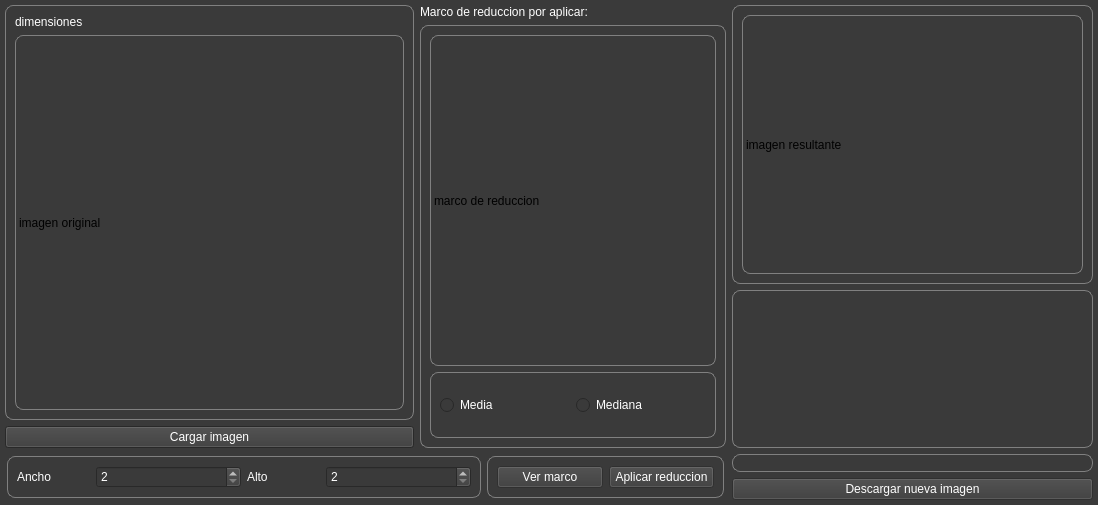
<?xml version="1.0" encoding="UTF-8"?>
<ui version="4.0">
 <class>MainWindow</class>
 <widget class="QMainWindow" name="MainWindow">
  <property name="geometry">
   <rect>
    <x>0</x>
    <y>0</y>
    <width>1098</width>
    <height>505</height>
   </rect>
  </property>
  <property name="windowTitle">
   <string>Reduccion de imagenes</string>
  </property>
  <property name="styleSheet">
   <string notr="true">QMainWindow{
	background-color: rgb(26, 95, 180);
}</string>
  </property>
  <widget class="QWidget" name="centralwidget">
   <property name="autoFillBackground">
    <bool>false</bool>
   </property>
   <property name="styleSheet">
    <string notr="true">QWidget{
	
	
	background-color: rgb(33, 33, 33);
	background-color: rgb(58, 58, 58);
}</string>
   </property>
   <layout class="QVBoxLayout" name="verticalLayout">
    <property name="leftMargin">
     <number>5</number>
    </property>
    <property name="topMargin">
     <number>5</number>
    </property>
    <property name="rightMargin">
     <number>5</number>
    </property>
    <property name="bottomMargin">
     <number>5</number>
    </property>
    <item>
     <widget class="QFrame" name="frame">
      <property name="frameShape">
       <enum>QFrame::NoFrame</enum>
      </property>
      <property name="frameShadow">
       <enum>QFrame::Raised</enum>
      </property>
      <layout class="QHBoxLayout" name="horizontalLayout" stretch="2,1">
       <property name="leftMargin">
        <number>0</number>
       </property>
       <property name="topMargin">
        <number>0</number>
       </property>
       <property name="rightMargin">
        <number>0</number>
       </property>
       <property name="bottomMargin">
        <number>0</number>
       </property>
       <item>
        <widget class="QFrame" name="frame_trabajo">
         <property name="frameShape">
          <enum>QFrame::NoFrame</enum>
         </property>
         <property name="frameShadow">
          <enum>QFrame::Raised</enum>
         </property>
         <layout class="QVBoxLayout" name="verticalLayout_2" stretch="10,1">
          <property name="leftMargin">
           <number>0</number>
          </property>
          <property name="topMargin">
           <number>0</number>
          </property>
          <property name="rightMargin">
           <number>0</number>
          </property>
          <property name="bottomMargin">
           <number>0</number>
          </property>
          <item>
           <widget class="QFrame" name="frame_2">
            <property name="frameShape">
             <enum>QFrame::NoFrame</enum>
            </property>
            <property name="frameShadow">
             <enum>QFrame::Raised</enum>
            </property>
            <layout class="QHBoxLayout" name="horizontalLayout_2" stretch="4,3">
             <property name="leftMargin">
              <number>0</number>
             </property>
             <property name="topMargin">
              <number>0</number>
             </property>
             <property name="rightMargin">
              <number>0</number>
             </property>
             <property name="bottomMargin">
              <number>0</number>
             </property>
             <item>
              <widget class="QFrame" name="frame_4">
               <property name="frameShape">
                <enum>QFrame::NoFrame</enum>
               </property>
               <property name="frameShadow">
                <enum>QFrame::Raised</enum>
               </property>
               <layout class="QVBoxLayout" name="verticalLayout_3">
                <property name="leftMargin">
                 <number>0</number>
                </property>
                <property name="topMargin">
                 <number>0</number>
                </property>
                <property name="rightMargin">
                 <number>0</number>
                </property>
                <property name="bottomMargin">
                 <number>0</number>
                </property>
                <item>
                 <widget class="QFrame" name="frame_img">
                  <property name="styleSheet">
                   <string notr="true">QFrame{
	border: 1px solid; 
	border-color: gray;
	border-radius: 8px;
}</string>
                  </property>
                  <property name="frameShape">
                   <enum>QFrame::NoFrame</enum>
                  </property>
                  <property name="frameShadow">
                   <enum>QFrame::Plain</enum>
                  </property>
                  <property name="lineWidth">
                   <number>1</number>
                  </property>
                  <layout class="QVBoxLayout" name="verticalLayout_7" stretch="0,1">
                   <item>
                    <widget class="QLabel" name="label_dimensiones_original">
                     <property name="styleSheet">
                      <string notr="true">QLabel{
	color: rgb(255, 255, 255);
	border:none;
}</string>
                     </property>
                     <property name="text">
                      <string>dimensiones</string>
                     </property>
                    </widget>
                   </item>
                   <item>
                    <widget class="QLabel" name="label_img_original">
                     <property name="frameShape">
                      <enum>QFrame::StyledPanel</enum>
                     </property>
                     <property name="text">
                      <string>imagen original</string>
                     </property>
                    </widget>
                   </item>
                  </layout>
                 </widget>
                </item>
                <item>
                 <widget class="QPushButton" name="pushButton_cargar_img">
                  <property name="styleSheet">
                   <string notr="true">QPushButton{
color: rgb(255, 255, 255);
}</string>
                  </property>
                  <property name="text">
                   <string>Cargar imagen</string>
                  </property>
                 </widget>
                </item>
               </layout>
              </widget>
             </item>
             <item>
              <widget class="QFrame" name="frame_5">
               <property name="frameShape">
                <enum>QFrame::NoFrame</enum>
               </property>
               <property name="frameShadow">
                <enum>QFrame::Raised</enum>
               </property>
               <layout class="QVBoxLayout" name="verticalLayout_4" stretch="0,1">
                <property name="leftMargin">
                 <number>0</number>
                </property>
                <property name="topMargin">
                 <number>0</number>
                </property>
                <property name="rightMargin">
                 <number>0</number>
                </property>
                <property name="bottomMargin">
                 <number>0</number>
                </property>
                <item>
                 <widget class="QLabel" name="label">
                  <property name="styleSheet">
                   <string notr="true">QLabel{
	color: rgb(255, 255, 255);
}</string>
                  </property>
                  <property name="text">
                   <string>Marco de reduccion por aplicar:</string>
                  </property>
                 </widget>
                </item>
                <item>
                 <widget class="QFrame" name="frame_preview_reduccion">
                  <property name="styleSheet">
                   <string notr="true">QFrame{
	border: 1px solid; 
	border-color: gray;
	border-radius: 8px;
}</string>
                  </property>
                  <property name="frameShape">
                   <enum>QFrame::StyledPanel</enum>
                  </property>
                  <property name="frameShadow">
                   <enum>QFrame::Raised</enum>
                  </property>
                  <layout class="QVBoxLayout" name="verticalLayout_9" stretch="10,2">
                   <item>
                    <widget class="QLabel" name="label_marco">
                     <property name="text">
                      <string>marco de reduccion</string>
                     </property>
                    </widget>
                   </item>
                   <item>
                    <widget class="QFrame" name="frame_11">
                     <property name="styleSheet">
                      <string notr="true"/>
                     </property>
                     <property name="frameShape">
                      <enum>QFrame::StyledPanel</enum>
                     </property>
                     <property name="frameShadow">
                      <enum>QFrame::Raised</enum>
                     </property>
                     <layout class="QHBoxLayout" name="horizontalLayout_6">
                      <item>
                       <widget class="QRadioButton" name="radioButton_media">
                        <property name="styleSheet">
                         <string notr="true">QRadioButton{
	color: rgb(255, 255, 255)
}</string>
                        </property>
                        <property name="text">
                         <string>Media</string>
                        </property>
                       </widget>
                      </item>
                      <item>
                       <widget class="QRadioButton" name="radioButton_mediana">
                        <property name="styleSheet">
                         <string notr="true">QRadioButton{
	color: rgb(255, 255, 255)
}</string>
                        </property>
                        <property name="text">
                         <string>Mediana</string>
                        </property>
                       </widget>
                      </item>
                     </layout>
                    </widget>
                   </item>
                  </layout>
                 </widget>
                </item>
               </layout>
              </widget>
             </item>
            </layout>
           </widget>
          </item>
          <item>
           <widget class="QFrame" name="frame_3">
            <property name="frameShape">
             <enum>QFrame::NoFrame</enum>
            </property>
            <property name="frameShadow">
             <enum>QFrame::Raised</enum>
            </property>
            <layout class="QHBoxLayout" name="horizontalLayout_5" stretch="2,1">
             <property name="leftMargin">
              <number>2</number>
             </property>
             <property name="topMargin">
              <number>2</number>
             </property>
             <property name="rightMargin">
              <number>2</number>
             </property>
             <property name="bottomMargin">
              <number>2</number>
             </property>
             <item>
              <widget class="QFrame" name="frame_6">
               <property name="styleSheet">
                <string notr="true">QFrame{
		border: 1px solid; 
	border-color: gray;
	border-radius: 8px;
}</string>
               </property>
               <property name="frameShape">
                <enum>QFrame::StyledPanel</enum>
               </property>
               <property name="frameShadow">
                <enum>QFrame::Raised</enum>
               </property>
               <layout class="QHBoxLayout" name="horizontalLayout_3" stretch="1,2,1,2">
                <item>
                 <widget class="QLabel" name="label_2">
                  <property name="styleSheet">
                   <string notr="true">QLabel{
	color: rgb(255, 255, 255);
	border: none; 
}</string>
                  </property>
                  <property name="text">
                   <string>Ancho</string>
                  </property>
                 </widget>
                </item>
                <item>
                 <widget class="QSpinBox" name="spinBox_ancho">
                  <property name="styleSheet">
                   <string notr="true">QSpinBox{
color: rgb(255, 255, 255);
}</string>
                  </property>
                  <property name="minimum">
                   <number>2</number>
                  </property>
                  <property name="maximum">
                   <number>1000000</number>
                  </property>
                  <property name="singleStep">
                   <number>5</number>
                  </property>
                 </widget>
                </item>
                <item>
                 <widget class="QLabel" name="label_4">
                  <property name="styleSheet">
                   <string notr="true">QLabel{
	color: rgb(255, 255, 255);
	border: none; 
}</string>
                  </property>
                  <property name="text">
                   <string>Alto</string>
                  </property>
                 </widget>
                </item>
                <item>
                 <widget class="QSpinBox" name="spinBox_alto">
                  <property name="styleSheet">
                   <string notr="true">QSpinBox{
color: rgb(255, 255, 255);
}</string>
                  </property>
                  <property name="minimum">
                   <number>2</number>
                  </property>
                  <property name="maximum">
                   <number>1000000</number>
                  </property>
                  <property name="singleStep">
                   <number>5</number>
                  </property>
                 </widget>
                </item>
               </layout>
              </widget>
             </item>
             <item>
              <widget class="QFrame" name="frame_7">
               <property name="styleSheet">
                <string notr="true">QFrame{
		border: 1px solid; 
	border-color: gray;
	border-radius: 8px;
}</string>
               </property>
               <property name="frameShape">
                <enum>QFrame::StyledPanel</enum>
               </property>
               <property name="frameShadow">
                <enum>QFrame::Raised</enum>
               </property>
               <layout class="QHBoxLayout" name="horizontalLayout_4">
                <item>
                 <widget class="QPushButton" name="pushButton_ver_marco">
                  <property name="enabled">
                   <bool>false</bool>
                  </property>
                  <property name="styleSheet">
                   <string notr="true">QPushButton{
color: rgb(255, 255, 255);
}</string>
                  </property>
                  <property name="text">
                   <string>Ver marco</string>
                  </property>
                 </widget>
                </item>
                <item>
                 <widget class="QPushButton" name="pushButton_aplicar_reduccion">
                  <property name="enabled">
                   <bool>false</bool>
                  </property>
                  <property name="styleSheet">
                   <string notr="true">QPushButton{
color: rgb(255, 255, 255);
}</string>
                  </property>
                  <property name="text">
                   <string>Aplicar reduccion</string>
                  </property>
                 </widget>
                </item>
               </layout>
              </widget>
             </item>
            </layout>
           </widget>
          </item>
         </layout>
        </widget>
       </item>
       <item>
        <widget class="QFrame" name="frame_resultado">
         <property name="frameShape">
          <enum>QFrame::NoFrame</enum>
         </property>
         <property name="frameShadow">
          <enum>QFrame::Raised</enum>
         </property>
         <layout class="QVBoxLayout" name="verticalLayout_5" stretch="4,3">
          <property name="leftMargin">
           <number>0</number>
          </property>
          <property name="topMargin">
           <number>0</number>
          </property>
          <property name="rightMargin">
           <number>0</number>
          </property>
          <property name="bottomMargin">
           <number>0</number>
          </property>
          <item>
           <widget class="QFrame" name="frame_8">
            <property name="styleSheet">
             <string notr="true">QFrame{
		border: 1px solid; 
	border-color: gray;
	border-radius: 8px;
}</string>
            </property>
            <property name="frameShape">
             <enum>QFrame::StyledPanel</enum>
            </property>
            <property name="frameShadow">
             <enum>QFrame::Raised</enum>
            </property>
            <layout class="QVBoxLayout" name="verticalLayout_8">
             <item>
              <widget class="QLabel" name="label_img_resultante">
               <property name="text">
                <string>imagen resultante</string>
               </property>
              </widget>
             </item>
            </layout>
           </widget>
          </item>
          <item>
           <widget class="QFrame" name="frame_9">
            <property name="frameShape">
             <enum>QFrame::NoFrame</enum>
            </property>
            <property name="frameShadow">
             <enum>QFrame::Raised</enum>
            </property>
            <layout class="QVBoxLayout" name="verticalLayout_6">
             <property name="leftMargin">
              <number>0</number>
             </property>
             <property name="topMargin">
              <number>0</number>
             </property>
             <property name="rightMargin">
              <number>0</number>
             </property>
             <property name="bottomMargin">
              <number>0</number>
             </property>
             <item>
              <widget class="QFrame" name="frame_10">
               <property name="styleSheet">
                <string notr="true">QFrame{
		border: 1px solid; 
	border-color: gray;
	border-radius: 8px;
}</string>
               </property>
               <property name="frameShape">
                <enum>QFrame::StyledPanel</enum>
               </property>
               <property name="frameShadow">
                <enum>QFrame::Raised</enum>
               </property>
              </widget>
             </item>
             <item>
              <widget class="QLineEdit" name="lineEdit_ruta_guardar">
               <property name="styleSheet">
                <string notr="true">QLineEdit{
color:rgb(255, 255, 255);
	border: 1px solid; 
	border-color: gray;
	border-radius: 8px;

}</string>
               </property>
              </widget>
             </item>
             <item>
              <widget class="QPushButton" name="pushButton_descargar_nuevaimg">
               <property name="enabled">
                <bool>false</bool>
               </property>
               <property name="styleSheet">
                <string notr="true">QPushButton{
color: rgb(255, 255, 255);
}</string>
               </property>
               <property name="text">
                <string>Descargar nueva imagen</string>
               </property>
              </widget>
             </item>
            </layout>
           </widget>
          </item>
         </layout>
        </widget>
       </item>
      </layout>
     </widget>
    </item>
   </layout>
  </widget>
 </widget>
 <resources/>
 <connections/>
</ui>
